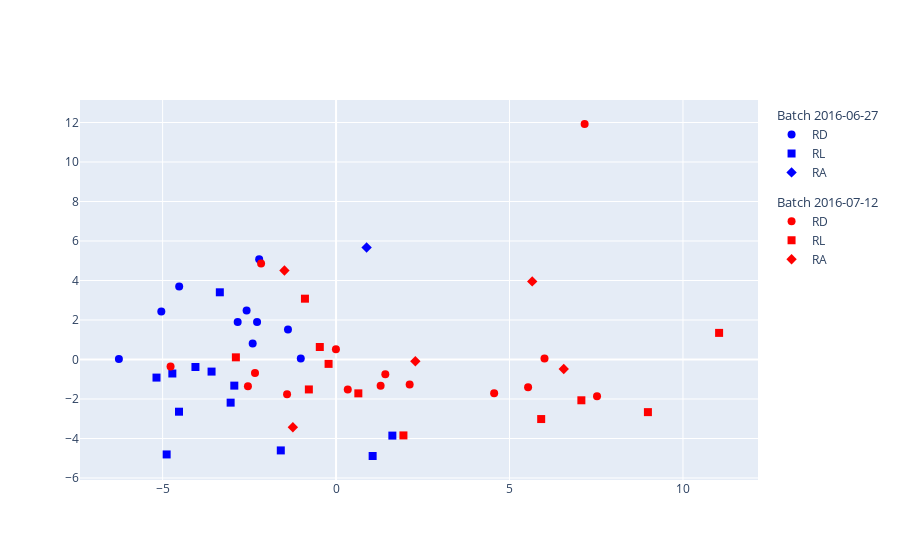

The code cell stored with this chart in its notebook:
### Markdown cell above
**`pd.DataFrame` Requirements for ABaCo:**

The dataset contains the following making it compatible with the ABaCo framework:

| id_col | batch_col  | bio_col  | count1 | count2 | ... |
|--------|------------|----------|--------|--------|-----|
| A      | 24/07/2025 | RA       | #      | #      | ... |
| B      | 15/06/2024 | RD       | #      | #      | ... |
| C      | 24/07/2025 | RL       | #      | #      | ... |

- The data has categorical columns: 
    1. unique ids to identify the observations/samples e.g. sample id col
    2. ids for the batch/factor groupings to be corrected by abaco. e.g. dates of sample analysis batch_col
    3. biological/experimental factor variation for abaco to retain when correcting batch effect e.g., sampling location bio_col

- And taxa counts to be trained on. 

We can use `abaco.BatchEffectPlots.plotPCoA()` to visualize any batch and biological effects based on the given categories.

### Code cell
from abaco.BatchEffectPlots import plotPCoA
import plotly.io as pio
pio.renderers.default = "notebook_connected"

plotPCoA(
    data=df_all, 
    sample_label=id_col, 
    batch_label=batch_col,  
    experiment_label=bio_col,
)

### Figure 1 — Plotly figure (JSON) as saved in the notebook; plotly's stock layout.template omitted (floating-point values rounded to 4 significant figures)
{"data": [{"legendgroup": "2016-06-27", "legendgrouptitle": {"text": "Batch 2016-06-27"}, "marker": {"color": ["blue", "blue", "blue", "blue", "blue", "blue", "blue", "blue", "blue", "blue"], "size": 8, "symbol": ["circle", "circle", "circle", "circle", "circle", "circle", "circle", "circle", "circle", "circle"]}, "mode": "markers", "name": "RD", "type": "scatter", "x": [-5.037, -6.26, -1.386, -2.277, -4.522, -2.836, -1.017, -2.579, -2.404, -2.217], "y": [2.435, 0.02251, 1.517, 1.9, 3.694, 1.903, 0.0496, 2.475, 0.8159, 5.08]}, {"legendgroup": "2016-06-27", "legendgrouptitle": {"text": "Batch 2016-06-27"}, "marker": {"color": ["blue", "blue", "blue", "blue", "blue", "blue", "blue", "blue", "blue", "blue", "blue", "blue"], "size": 8, "symbol": ["square", "square", "square", "square", "square", "square", "square", "square", "square", "square", "square", "square"]}, "mode": "markers", "name": "RL", "type": "scatter", "x": [-3.35, -3.589, 1.623, -4.719, -4.884, -5.176, -2.933, 1.054, -4.054, -1.593, -4.527, -3.039], "y": [3.403, -0.6121, -3.853, -0.7085, -4.807, -0.9158, -1.323, -4.886, -0.3783, -4.603, -2.643, -2.184]}, {"legendgroup": "2016-06-27", "legendgrouptitle": {"text": "Batch 2016-06-27"}, "marker": {"color": ["blue"], "size": 8, "symbol": ["diamond"]}, "mode": "markers", "name": "RA", "type": "scatter", "x": [0.88], "y": [5.674]}, {"legendgroup": "2016-07-12", "legendgrouptitle": {"text": "Batch 2016-07-12"}, "marker": {"color": ["red", "red", "red", "red", "red", "red", "red", "red", "red", "red", "red", "red", "red", "red", "red"], "size": 8, "symbol": ["circle", "circle", "circle", "circle", "circle", "circle", "circle", "circle", "circle", "circle", "circle", "circle", "circle", "circle", "circle"]}, "mode": "markers", "name": "RD", "type": "scatter", "x": [7.166, 2.121, -0.003877, -4.77, 6.008, 1.285, -1.413, -2.337, -2.161, 0.3373, 7.523, 4.557, 1.42, -2.54, 5.535], "y": [11.92, -1.268, 0.5193, -0.3574, 0.05057, -1.335, -1.765, -0.6883, 4.865, -1.514, -1.863, -1.712, -0.7421, -1.357, -1.404]}, {"legendgroup": "2016-07-12", "legendgrouptitle": {"text": "Batch 2016-07-12"}, "marker": {"color": ["red", "red", "red", "red", "red", "red", "red", "red", "red", "red", "red"], "size": 8, "symbol": ["square", "square", "square", "square", "square", "square", "square", "square", "square", "square", "square"]}, "mode": "markers", "name": "RL", "type": "scatter", "x": [7.071, -0.4688, 5.913, 11.04, 1.942, -2.888, -0.7842, -0.2157, 8.989, -0.8969, 0.6423], "y": [-2.065, 0.6321, -3.015, 1.347, -3.843, 0.1096, -1.516, -0.2218, -2.664, 3.08, -1.714]}, {"legendgroup": "2016-07-12", "legendgrouptitle": {"text": "Batch 2016-07-12"}, "marker": {"color": ["red", "red", "red", "red", "red"], "size": 8, "symbol": ["diamond", "diamond", "diamond", "diamond", "diamond"]}, "mode": "markers", "name": "RA", "type": "scatter", "x": [-1.488, 5.654, -1.245, 2.285, 6.563], "y": [4.509, 3.955, -3.432, -0.0872, -0.4801]}], "layout": {}}
